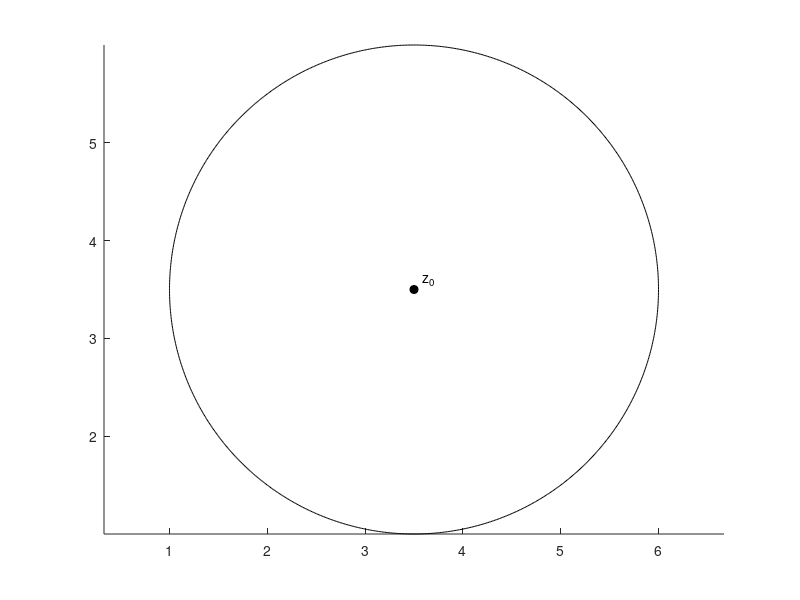

Source code (MATLAB): (Note: this script raises an error after producing the figure.)
clf

% Let's plot a circle

% First, we define the centre and radius of the circle
z0 = [3.5,3.5]; 
r0 = 2.5; 

% second, we plot the centre of the circle and label it. 
hold on
plot(z0(1),z0(2),'ko','MarkerFaceColor','k')
txt2 = '   z_0';
text(z0(1),z0(2)+.1,txt2)


% third, we plot the circle itself
t = linspace(0,1,1000);
x = z0(1) + r0*cos(2*pi*t);
y = z0(2) + r0*sin(2*pi*t);
plot(x,y,'k')

% now we make the plot look nice, add the arrowhead
xticks([0 1 2 3 4 5 6 7])
yticks([0 1 2 3 4 5 6 7])
axis equal
arrowh([x(125) x(126)],[y(125) y(126)],'k',400);
grid
xlim([z0(1)-r0-1, z0(1)+r0+1]);
ylim([z0(2)-r0-1, z0(2)+r0+1]);
hold off

% Then pick the large fonts and print out the plot
set(gca, 'FontName', 'Arial')
prepfig
bigfont(gcf,1.2,1)
%print(gcf, 'CauchyCircle', '-djpeg')
%print -dpdf ..\signalgraphics\samp_interpB

